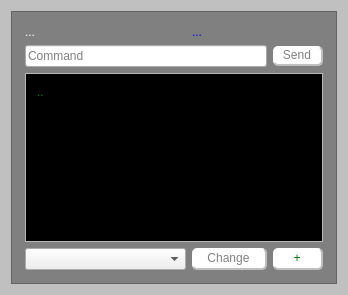
<?xml version="1.0" encoding="UTF-8"?>
<ui version="4.0">
 <class>MainWindow</class>
 <widget class="QMainWindow" name="MainWindow">
  <property name="geometry">
   <rect>
    <x>0</x>
    <y>0</y>
    <width>348</width>
    <height>295</height>
   </rect>
  </property>
  <property name="windowTitle">
   <string>MainWindow</string>
  </property>
  <property name="styleSheet">
   <string notr="true">QLabel#label{
	color:blue;
}
QLabel#info{
	color:white;
}

QPushButton#addFile{
	
}
QLabel#output{
	margin:0px;
	color:green;
	font-size:12px;
}
QWidget#scrolltextarea{
	background-color:black;
}
QWidget#contents{
background-color:gray;
}
QWidget#centralWidget{
background-color:silver;
}
QScrollArea#scrollArea{
background-color:gray;
padding:2px;
}
QPushButton{
color:gray;
background-color:white;
border-radius:5px;

padding:2px;
border-bottom:2px solid silver;
border-right:2px solid silver;
}
QPushButton:hover, focused{
border:silver;
}
QPushButton#addFile{
color:green;
}

</string>
  </property>
  <widget class="QWidget" name="centralWidget">
   <layout class="QGridLayout" name="gridLayout_3">
    <item row="0" column="0">
     <widget class="QScrollArea" name="scrollArea">
      <property name="widgetResizable">
       <bool>true</bool>
      </property>
      <widget class="QWidget" name="contents">
       <property name="geometry">
        <rect>
         <x>0</x>
         <y>0</y>
         <width>324</width>
         <height>271</height>
        </rect>
       </property>
       <layout class="QGridLayout" name="gridLayout_2">
        <item row="0" column="0">
         <widget class="QLabel" name="info">
          <property name="text">
           <string>...</string>
          </property>
         </widget>
        </item>
        <item row="0" column="1">
         <widget class="QLabel" name="label">
          <property name="text">
           <string>...</string>
          </property>
         </widget>
        </item>
        <item row="3" column="0">
         <widget class="QComboBox" name="pool"/>
        </item>
        <item row="2" column="0" colspan="3">
         <widget class="QScrollArea" name="scrollArea_2">
          <property name="widgetResizable">
           <bool>true</bool>
          </property>
          <widget class="QWidget" name="scrolltextarea">
           <property name="geometry">
            <rect>
             <x>0</x>
             <y>0</y>
             <width>304</width>
             <height>175</height>
            </rect>
           </property>
           <layout class="QGridLayout" name="gridLayout">
            <item row="0" column="0">
             <widget class="QLabel" name="output">
              <property name="text">
               <string>..</string>
              </property>
              <property name="alignment">
               <set>Qt::AlignLeading|Qt::AlignLeft|Qt::AlignTop</set>
              </property>
             </widget>
            </item>
           </layout>
          </widget>
         </widget>
        </item>
        <item row="3" column="2">
         <widget class="QPushButton" name="addFile">
          <property name="maximumSize">
           <size>
            <width>50</width>
            <height>50</height>
           </size>
          </property>
          <property name="text">
           <string>+</string>
          </property>
         </widget>
        </item>
        <item row="1" column="0" colspan="2">
         <widget class="QLineEdit" name="cmd">
          <property name="enabled">
           <bool>true</bool>
          </property>
          <property name="text">
           <string/>
          </property>
          <property name="placeholderText">
           <string>Command</string>
          </property>
         </widget>
        </item>
        <item row="1" column="2">
         <widget class="QPushButton" name="bt_create">
          <property name="styleSheet">
           <string notr="true"/>
          </property>
          <property name="text">
           <string>Send</string>
          </property>
         </widget>
        </item>
        <item row="3" column="1">
         <widget class="QPushButton" name="bt_changeVersion">
          <property name="maximumSize">
           <size>
            <width>75</width>
            <height>50</height>
           </size>
          </property>
          <property name="text">
           <string>Change</string>
          </property>
         </widget>
        </item>
       </layout>
       <zorder>label</zorder>
       <zorder>info</zorder>
       <zorder>scrollArea_2</zorder>
       <zorder>pool</zorder>
       <zorder>cmd</zorder>
       <zorder>addFile</zorder>
       <zorder>bt_create</zorder>
       <zorder>bt_changeVersion</zorder>
      </widget>
     </widget>
    </item>
   </layout>
  </widget>
  <action name="actionAdd">
   <property name="text">
    <string>Add</string>
   </property>
  </action>
  <action name="actionExit">
   <property name="text">
    <string>Exit</string>
   </property>
  </action>
 </widget>
 <layoutdefault spacing="6" margin="11"/>
 <resources/>
 <connections/>
</ui>
